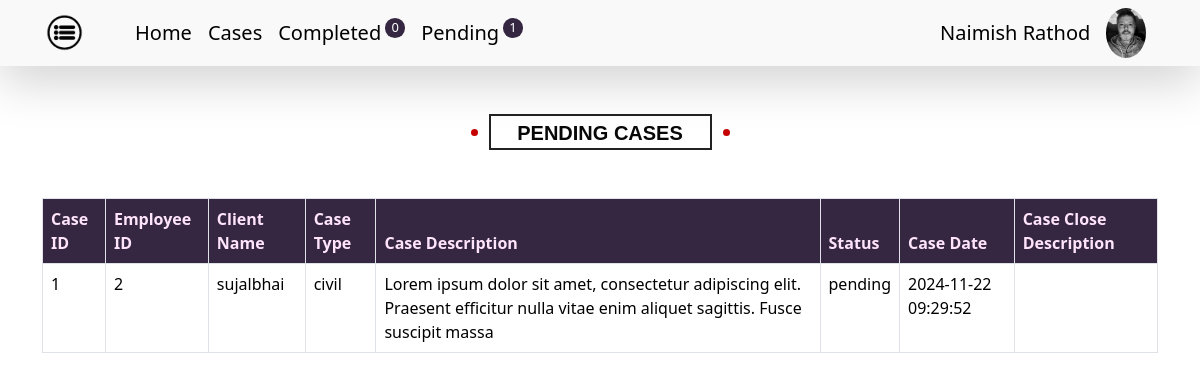
/pending-case.php (signed in), run on an earlier commit of the app's database.
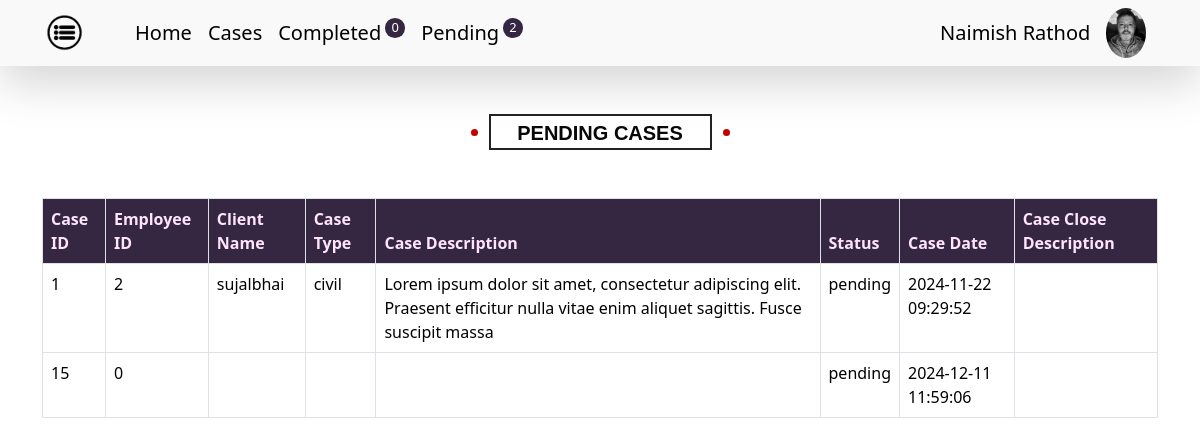
And on a later commit of the database.
### pending-case.php (the view)
<?php include 'header.php';
$comp = $conn->prepare("SELECT * FROM `work-data` WHERE `status` = 'pending'");
$comp->execute();
$compRes = $comp->get_result();
if ($compRes->num_rows > 0) {
    $rows = $compRes->fetch_all(MYSQLI_ASSOC);
} else {
    $rows = [];
}
?>
    <div class="thirteen mt-5">
          <h1>Pending cases</h1>
    </div>
<div class="container mt-5">
    <table class="table table-bordered">
        <thead >
            <tr>
                <th class="table-head-col">Case ID</th>
                <th class="table-head-col">Employee ID</th>
                <th class="table-head-col">Client Name</th>
                <th class="table-head-col">Case Type</th>
                <th class="table-head-col">Case Description</th>
                <th class="table-head-col">Status</th>
                <th class="table-head-col">Case Date</th>
                <th class="table-head-col">Case Close Description</th>
            </tr>
        </thead>
        <tbody>
            <?php if (!empty($rows)) { ?>
                <?php foreach ($rows as $row) { ?>
                    <tr>
                        <td><?php echo htmlspecialchars($row['case_id']); ?></td>
                        <td><?php echo htmlspecialchars($row['id']); ?></td>
                        <td><?php echo htmlspecialchars($row['client-name']); ?></td>
                        <td><?php echo htmlspecialchars($row['case-type']); ?></td>
                        <td><?php echo htmlspecialchars($row['case-desc']); ?></td>
                        <td><?php echo htmlspecialchars($row['status']); ?></td>
                        <td><?php echo htmlspecialchars($row['created_at']); ?></td>
                        <td><?php echo htmlspecialchars($row['case_cls_desc']); ?></td>
                    </tr>
                <?php } ?>
            <?php } else { ?>
                <tr>
                    <td colspan="8" class="text-center">No pending cases found</td>
                </tr>
            <?php } ?>
        </tbody>
    </table>
</div>

### header.php (shortened to what this page needs)
<?php
include 'connection.php';
$stmt = $conn->prepare("SELECT * FROM `adv-nr`");
$stmt->execute();
$res = $stmt->get_result();
$row = $res->fetch_assoc();
$qryWork = "SELECT * FROM `work-data`";
$stmtWork = $conn->prepare($qryWork);
$stmtWork->execute();
$resWork = $stmtWork->get_result();
$workData = $resWork->fetch_all(MYSQLI_ASSOC);
$ntfyCountPend = 0;
$ntfyCountDone = 0;
foreach ($workData as $workRow) {
    if ($workRow['status'] === 'pending') {
        $ntfyCountPend++;
    } else {
        $ntfyCountDone++;
    }
}
?>
<!DOCTYPE html>
<html lang="en">
<head>
    <link href="https://cdn.jsdelivr.net/npm/bootstrap@5.3.3/dist/css/bootstrap.min.css" rel="stylesheet">
    <link rel="stylesheet" type="text/css" href="css/index-style.css">
</head>
<body>
    <div class="container-fluid navbar-col shadow-lg">
        <nav class="navbar navbar-expand-sm container">
        <div class="container-fluid float-end">
            <ul class="navbar-nav nav-text">
                <li class="nav-item me-3">
                    <img src="img/munu.png" class="menu-img" data-bs-toggle="offcanvas" data-bs-target="#demo">
                </li>
                <li class="nav-item ms-4">
                    <a href="index.php" class="nav-link fs-5">Home</a>
                </li>
                <li class="nav-item">
                    <li  class="nav-item">
                     <a href="cases.php" class="nav-link fs-5">Cases</a>
                </li>
                </li>
                <li class="nav-item">
                    <a href="complate-case.php" class="nav-link fs-5">Completed<span class="ntfy"><?php echo htmlspecialchars($ntfyCountDone); ?></span></a>
                </li>
                <li class="nav-item">
                    <a href="pending-case.php" class="nav-link fs-5">Pending<span class="ntfy"><?php echo htmlspecialchars($ntfyCountPend); ?></span></a>
                </li>
            </ul>
        </div>
        <span class="uname me-3"><?php echo htmlspecialchars($row['name']); ?></span>
        <img alt="profile" src="<?php echo htmlspecialchars($row['user_img_src']); ?>" class="user_img me-4">
    </nav>
    </div>

What changed in the data, as far as the page shows it:
added work-data: case_id "15", id "0", status "pending", created_at "2024-12-11 11:59:06"
Also different on the page:
$ntfyCountPend: "1" → "2"
